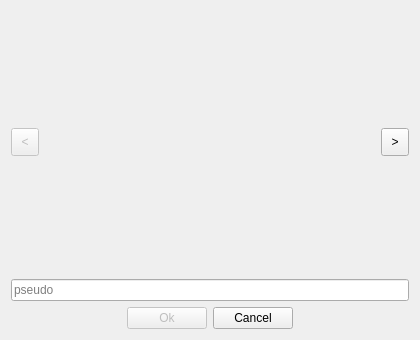
<?xml version="1.0" encoding="UTF-8"?>
<ui version="4.0">
 <class>NewGame</class>
 <widget class="QDialog" name="NewGame">
  <property name="geometry">
   <rect>
    <x>0</x>
    <y>0</y>
    <width>420</width>
    <height>340</height>
   </rect>
  </property>
  <property name="minimumSize">
   <size>
    <width>420</width>
    <height>340</height>
   </size>
  </property>
  <property name="maximumSize">
   <size>
    <width>420</width>
    <height>340</height>
   </size>
  </property>
  <property name="windowTitle">
   <string>New game</string>
  </property>
  <property name="styleSheet">
   <string notr="true">#NewGame{background-image: url(:/images/player-select.png);}</string>
  </property>
  <layout class="QVBoxLayout" name="verticalLayout">
   <item>
    <layout class="QGridLayout" name="gridLayout">
     <item row="0" column="2">
      <spacer name="verticalSpacer_2">
       <property name="orientation">
        <enum>Qt::Vertical</enum>
       </property>
       <property name="sizeHint" stdset="0">
        <size>
         <width>20</width>
         <height>118</height>
        </size>
       </property>
      </spacer>
     </item>
     <item row="1" column="0">
      <widget class="QToolButton" name="previousSkin">
       <property name="enabled">
        <bool>false</bool>
       </property>
       <property name="minimumSize">
        <size>
         <width>28</width>
         <height>28</height>
        </size>
       </property>
       <property name="maximumSize">
        <size>
         <width>28</width>
         <height>28</height>
        </size>
       </property>
       <property name="text">
        <string notr="true">&lt;</string>
       </property>
      </widget>
     </item>
     <item row="1" column="1">
      <spacer name="horizontalSpacer">
       <property name="orientation">
        <enum>Qt::Horizontal</enum>
       </property>
       <property name="sizeHint" stdset="0">
        <size>
         <width>104</width>
         <height>20</height>
        </size>
       </property>
      </spacer>
     </item>
     <item row="1" column="2">
      <widget class="QLabel" name="skin">
       <property name="minimumSize">
        <size>
         <width>160</width>
         <height>160</height>
        </size>
       </property>
       <property name="maximumSize">
        <size>
         <width>160</width>
         <height>192</height>
        </size>
       </property>
       <property name="styleSheet">
        <string notr="true">background-image: url(:/images/empty.png);</string>
       </property>
      </widget>
     </item>
     <item row="1" column="3">
      <spacer name="horizontalSpacer_5">
       <property name="orientation">
        <enum>Qt::Horizontal</enum>
       </property>
       <property name="sizeHint" stdset="0">
        <size>
         <width>104</width>
         <height>20</height>
        </size>
       </property>
      </spacer>
     </item>
     <item row="1" column="4">
      <widget class="QToolButton" name="nextSkin">
       <property name="minimumSize">
        <size>
         <width>28</width>
         <height>28</height>
        </size>
       </property>
       <property name="maximumSize">
        <size>
         <width>28</width>
         <height>28</height>
        </size>
       </property>
       <property name="text">
        <string notr="true">&gt;</string>
       </property>
      </widget>
     </item>
     <item row="2" column="2">
      <spacer name="verticalSpacer">
       <property name="orientation">
        <enum>Qt::Vertical</enum>
       </property>
       <property name="sizeHint" stdset="0">
        <size>
         <width>20</width>
         <height>118</height>
        </size>
       </property>
      </spacer>
     </item>
    </layout>
   </item>
   <item>
    <widget class="QLineEdit" name="pseudo">
     <property name="styleSheet">
      <string notr="true">background-image: url(:/images/light-white.png);
border-image: url(:/images/empty.png);</string>
     </property>
     <property name="placeholderText">
      <string>pseudo</string>
     </property>
    </widget>
   </item>
   <item>
    <layout class="QHBoxLayout" name="horizontalLayout_3">
     <item>
      <spacer name="horizontalSpacer_2">
       <property name="orientation">
        <enum>Qt::Horizontal</enum>
       </property>
       <property name="sizeHint" stdset="0">
        <size>
         <width>40</width>
         <height>20</height>
        </size>
       </property>
      </spacer>
     </item>
     <item>
      <widget class="QPushButton" name="ok">
       <property name="enabled">
        <bool>false</bool>
       </property>
       <property name="text">
        <string>Ok</string>
       </property>
      </widget>
     </item>
     <item>
      <widget class="QPushButton" name="cancel">
       <property name="text">
        <string>Cancel</string>
       </property>
      </widget>
     </item>
     <item>
      <spacer name="horizontalSpacer_3">
       <property name="orientation">
        <enum>Qt::Horizontal</enum>
       </property>
       <property name="sizeHint" stdset="0">
        <size>
         <width>40</width>
         <height>20</height>
        </size>
       </property>
      </spacer>
     </item>
    </layout>
   </item>
  </layout>
 </widget>
 <resources/>
 <connections>
  <connection>
   <sender>cancel</sender>
   <signal>clicked()</signal>
   <receiver>NewGame</receiver>
   <slot>reject()</slot>
   <hints>
    <hint type="sourcelabel">
     <x>370</x>
     <y>326</y>
    </hint>
    <hint type="destinationlabel">
     <x>378</x>
     <y>338</y>
    </hint>
   </hints>
  </connection>
 </connections>
</ui>
